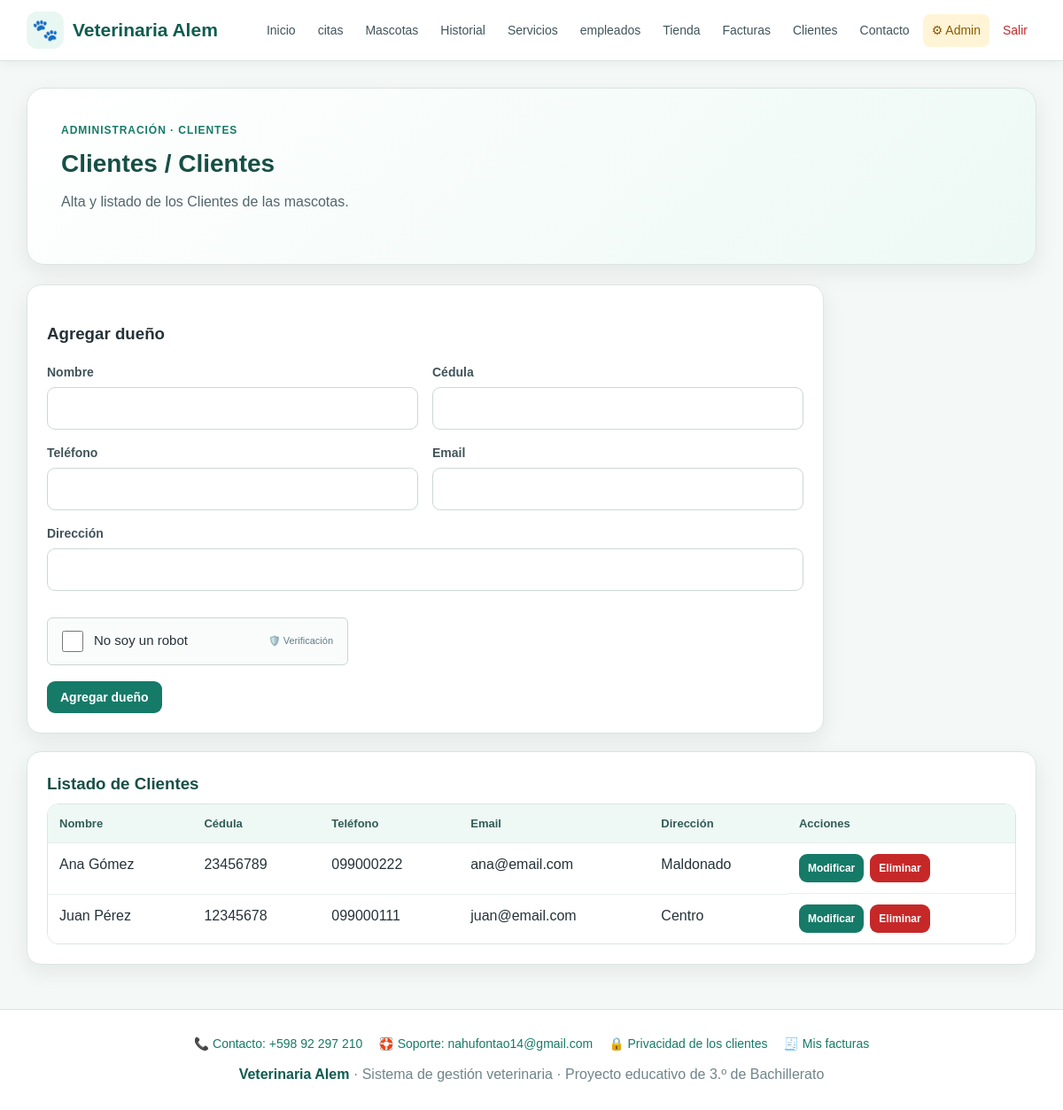
Page /admin/clientes.php (signed in) on the committed database.
### tables this page shows
CREATE TABLE clientes(
 id INT AUTO_INCREMENT PRIMARY KEY,
 nombre VARCHAR(100) NOT NULL,
 cedula VARCHAR(30),
 telefono VARCHAR(30),
 email VARCHAR(150),
 direccion VARCHAR(200)
);

### admin/clientes.php (the view, shortened to what this page needs)
<?php
require "../includes/captcha.php";
require "../conexion.php";
$r = $conexion->query("SELECT * FROM clientes ORDER BY id DESC");
require "../includes/header.php";
?>
<section class="hero">
    <div class="hero-kicker">Administración · Clientes</div>
    <h2>Clientes / Clientes</h2>
    <p>Alta y listado de los Clientes de las mascotas.</p>
</section>
<div class="form-card">
    <h3>Agregar dueño</h3>
    <form method="post">
        <div class="form-grid">
            <div class="field"><label>Nombre</label><input name="nombre" required></div>
            <div class="field"><label>Cédula</label><input name="cedula" required></div>
            <div class="field"><label>Teléfono</label><input name="telefono" required></div>
            <div class="field"><label>Email</label><input type="email" name="email" required></div>
            <div class="field full"><label>Dirección</label><input name="direccion" required></div>
        </div>
        <br>
        <?= captcha_html() ?>
        <div class="form-actions"><button class="btn" type="submit">Agregar dueño</button></div>
    </form>
</div>
<div class="table-card">
    <h3>Listado de Clientes</h3>
    <div class="table-wrap">
        <table>
            <tr><th>Nombre</th><th>Cédula</th><th>Teléfono</th><th>Email</th><th>Dirección</th><th>Acciones</th></tr>
            <?php while ($x = $r->fetch_assoc()): ?>
                <tr>
                    <td><?= htmlspecialchars($x["nombre"]) ?></td>
                    <td><?= htmlspecialchars($x["cedula"]) ?></td>
                    <td><?= htmlspecialchars($x["telefono"]) ?></td>
                    <td><?= htmlspecialchars($x["email"]) ?></td>
                    <td><?= htmlspecialchars($x["direccion"]) ?></td>
                    <td class="actions">
                        <a class="btn small" href="editar.php?tabla=clientes&id=<?= $x["id"] ?>">Modificar</a>
                        <a class="btn danger small" href="eliminar.php?tabla=clientes&id=<?= $x["id"] ?>">Eliminar</a>
                    </td>
                </tr>
            <?php endwhile; ?>
        </table>
    </div>
</div>
<?php require "../includes/footer.php"; ?>

### css/estilos.css (style rules this page uses)
* { box-sizing:border-box }
:root { --verde:#167a68; --verde-oscuro:#0e5c4f; --verde-claro:#e9f7f3; --azul:#2563eb; --rojo:#c62828; --amarillo:#d88900; --texto:#263238; --gris:#607d8b; --fondo:#f4f8f7; --blanco:#ffffff; --borde:#dbe5e2; --sombra:0 8px 24px rgba(25,55,50,.08); }
html { scroll-behavior:smooth }
body { margin:0; font-family:Arial,Helvetica,sans-serif; background:var(--fondo); color:var(--texto); line-height:1.5; }
a { color:var(--verde);text-decoration:none }
.hero { background:linear-gradient(135deg,#ffffff 0%,#edf9f5 100%); border:1px solid var(--borde); border-radius:20px; padding:38px; box-shadow:var(--sombra); margin-bottom:22px; }
.hero-kicker { color:var(--verde); font-weight:700; text-transform:uppercase; letter-spacing:.08em; font-size:12px; margin-bottom:8px; }
.hero h1,.hero h2 { margin:0 0 10px; color:#164f45; }
.hero h2 { font-size:28px }
.hero p { margin:0 0 20px;color:#52666b;max-width:760px }
.card,.form-card,.table-card { background:var(--blanco); border:1px solid var(--borde); border-radius:16px; padding:22px; box-shadow:var(--sombra); margin-bottom:20px; }
.card h3,.table-card h3 { margin:0 0 8px; color:#174f46; }
.btn { display:inline-block; border:0; background:var(--verde); color:#fff; padding:10px 15px; border-radius:9px; font-weight:700; font-size:14px; cursor:pointer; text-decoration:none; }
.btn.danger { background:var(--rojo) }
.btn.small { padding:7px 10px;font-size:12px }
.actions { display:flex; gap:7px; flex-wrap:wrap; align-items:center; }
.form-card { max-width:900px; }
.form-grid { display:grid; grid-template-columns:repeat(2,minmax(0,1fr)); gap:16px; }
.field { display:flex; flex-direction:column; gap:6px; }
.field.full { grid-column:1/-1 }
.field label { font-size:14px; font-weight:700; color:#40545a; }
input,select,textarea { width:100%; padding:11px 12px; border:1px solid #cbd8d5; border-radius:9px; background:#fff; color:var(--texto); font:inherit; outline:none; }
.form-actions { display:flex; gap:9px; flex-wrap:wrap; margin-top:18px; }
.table-wrap { overflow-x:auto; background:#fff; border:1px solid var(--borde); border-radius:13px; }
table { width:100%; min-width:650px; border-collapse:collapse; background:#fff; }
th,td { padding:12px 13px; border-bottom:1px solid #e8eeee; text-align:left; vertical-align:top; }
th { background:#eef8f5; color:#315c55; font-size:13px; }
tr:last-child td { border-bottom:0 }

### rows in the picture
clientes: nombre "Ana Gómez", cedula "23456789", telefono "099000222", email "ana@email.com", direccion "Maldonado"
clientes: nombre "Juan Pérez", cedula "12345678", telefono "099000111", email "juan@email.com", direccion "Centro"

### other values in the picture
VET_TELEFONO "+598 92 297 210"
VET_EMAIL_SOPORTE "nahufontao14@gmail.com"
